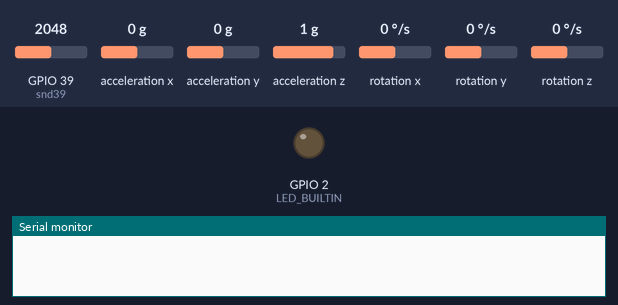
The sketch below on a simulated ESP32. Parts: output pins drawn as LEDs (lit = HIGH), the last lines printed to the serial monitor. Dashed ring = blinking. The test bench sets the inputs (shaded band); at power-on: acceleration x 0 g, GPIO 39 (snd39) = 2048, acceleration y 0 g, acceleration z 1 g, rotation x 0 °/s, rotation y 0 °/s, rotation z 0 °/s. WiFi joins after 1.5 s; servers stay silent unless stated.

Above: at 0.1 s.
At 4.2 s:
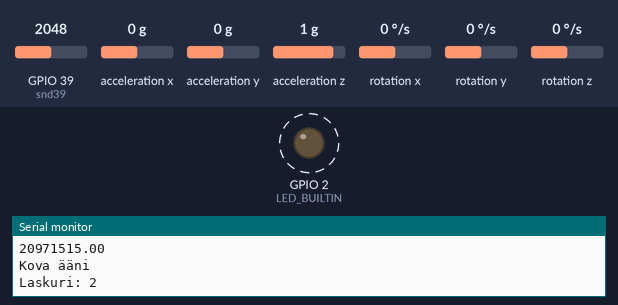
4.3 s: acceleration x set to -1.4 g
At 5.2 s:
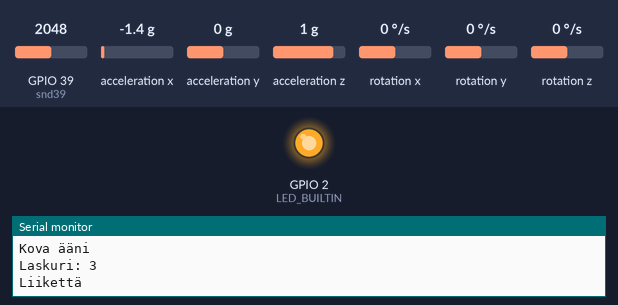
Timing chart, 0 to 9.7 s (numbered marks = the images above; inputs shaded):
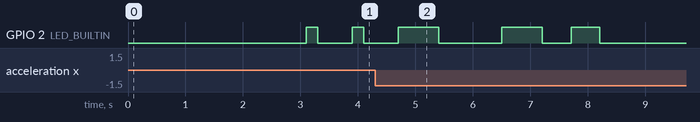

The sketch:

Itkuhalytin.ino
```cpp
#include "ESP32_MailClient.h" //tuodaan sähköpostin lähettämiseen tarvittava kirjasto
#include <MPU6050_tockn.h>
#include <Wire.h>
MPU6050 mpu6050(Wire);
const char* ssid = ""; //asetetaan wifi salasana ja tunnus
const char* password = "";
int LED_BUILTIN = 2;
String msg;
int counter;
int interval = 50000;
unsigned long previousMillis = 0;
unsigned long currentMillis = millis();

#define emailSenderAccount    "lähettävä spostiosoite"
#define emailSenderPassword   "salasana"
#define emailRecipient        "vastaanottaja"
#define smtpServer            "smtp.gmail.com"
#define smtpServerPort        465
#define emailSubject          "Itkuhälytin ilmoitus"
#define I2C_SCL 21//määritellään mitä portteja gyroskooppi käyttää
#define I2C_SDA 22

//sähköpostin lähetysolion data
SMTPData smtpData;

void loop() {
  soundDetection();
  motionSensor();

 delay(500);
}

//callback funktio, jolla haetaan sähköpostin status
void sendCallback(SendStatus info);

void setup(){

  Serial.begin(9600);
  Wire.begin(I2C_SDA, I2C_SCL);
  mpu6050.begin();
  mpu6050.calcGyroOffsets(false);
  pinMode (LED_BUILTIN, OUTPUT);
}

void(* resetFunc) (void) = 0;//uudelleenkäynnistys funktio

void sendMessage(){
  Serial.print("Yhdistetään");

  WiFi.begin(ssid, password);
  while (WiFi.status() != WL_CONNECTED) {
    Serial.print(".");
    digitalWrite(LED_BUILTIN, HIGH);
    delay(500);
    digitalWrite(LED_BUILTIN, LOW);
    delay(500);
  }

  Serial.println();
  Serial.println("Langaton yhteys muodostettu");
  Serial.println();
  Serial.println("Valmistellaan lähetettävää sähköpostia");
  Serial.println();

  //asetetaan SMTP palvelimen host, portti, tili ja salasana
  smtpData.setLogin(smtpServer, smtpServerPort, emailSenderAccount, emailSenderPassword);

  // asetetaan lähettäjän sähköposti osoite ja nimi
  smtpData.setSender("Itkuhälytin ilmoitus", emailSenderAccount);

  //asetetaan sähköposti prioriteetti
  smtpData.setPriority("High");

  // asetetaan aihe
  smtpData.setSubject(emailSubject);

  // asetetaan viesti HTML-muotoon
  //smtpData.setMessage("<div style=\"color:#2f4468;\"><h1>Itkuhälytin ilmoitus</h1><p>Liikettä havaittu</p></div>", true);
  smtpData.setMessage(msg, true);

  // lisätään vastaanottajan tiedot
  smtpData.addRecipient(emailRecipient);

  smtpData.setSendCallback(sendCallback);

  //aloitetaan sähköpostin lähetys
  if (!MailClient.sendMail(smtpData))
    Serial.println("Virhe lähetyksessä, " + MailClient.smtpErrorReason());

  //tyhjennetään email-oliosta tilan vapauttamista varten
  smtpData.empty();
}

//callback funktio, jolla saadaan sähköpostin lähetys status
void sendCallback(SendStatus msg) {
  // Print the current status
  Serial.println(msg.info());

  // lähetyksen onnistumisviesti
  if (msg.success()) {
    Serial.println("Sähköpostin lähetys onnistui! Woop woop");
  }
}
```

motionSensor.ino
```cpp
#include <MPU6050_tockn.h>
#include <Wire.h>
#define I2C_SCL 21//määritellään mitä portteja lämpömittari ja gyroskooppi käyttää
#define I2C_SDA 22

int previousX = -1;//edelliset mittausarvot
int previousY  = -1;
int previousZ  = -1;

int currentX  = -1;//uudet mittausarvot
int currentY  = -1;
int currentZ  = -1;

void motionSensor(){
 previousX = currentX;//päivitetään edelliset mittausarvot uusiin
 previousY = currentY;
 previousZ = currentZ;

 mpu6050.update();//haetaan uudet arvot  mpu6050
 currentX = mpu6050.getAngleX();//asetetaan X, Y ja Z kulmille uudet arvot
 currentY = mpu6050.getAngleY();
 currentZ = mpu6050.getAngleZ();

 if(previousX != -1 || previousY != -1 || previousZ != -1){// tässä verrataan, että aikaisempi X:n arvo ei ole vanha previousX
 // Serial.println("Ei -1");
  int difX = abs(previousX - currentX);
  //Serial.print("X:n erotus "); Serial.println(difX);
  int difY = abs(previousY - currentY);
  //Serial.print("Y:n erotus ");Serial.println(difY);
  int difZ = abs(previousZ - currentZ);
  //Serial.print("Z:n erotus ");Serial.println(difZ);

  int difTotal = difX + difY + difZ;//lasketaan yhteen X, Y ja Z kulmien summa
  //Serial.println(difTotal);

  if(difTotal > 10){
    Serial.println("Liikettä");
    counter++;
    digitalWrite(LED_BUILTIN, HIGH);
    delay(500);
    digitalWrite(LED_BUILTIN, LOW);
    Serial.print("Laskuri: "); Serial.println(counter);
    delay(500);
    if(counter >= 5){
      msg="Itkuhälytin ilmoitus! Havaittu jatkuvaa liikettä";
      sendMessage();
      delay(100000);
    }
 }
 if((unsigned long)(millis() - previousMillis) >= interval && counter < 5){
      counter = 0;
      Serial.println("Laskuri on nollattu");
      previousMillis = currentMillis;
      delay(500);
      resetFunc();//kutsutaan uudelleenkäynnistysfunktiota
    }
}
}
```

soundSensor.ino
```cpp
#define snd39 39 //mikrofonin portti
int dB;

int soundDetection() {
  double volts;
  const int sampleWindow = 100;
  unsigned int sample;

   unsigned long startMillis= millis();  // aikaa lasketaan millisekunteina
   unsigned int peakToPeak = 0;   // peak-to-peak level

   unsigned int signalMax = 0;
   unsigned int signalMin = 1024;

   // collect data for 50 mS
   while(millis() - startMillis < sampleWindow)
   {

      sample = analogRead(snd39);
      sample = sample - 2900;
      //Serial.println(sample);
      if (sample < 1024)  // toss out spurious readings
      {
         if (sample > signalMax)
         {
            signalMax = sample;  // save just the max levels
         }
         else if (sample < signalMin)
         {
            signalMin = sample;  // save just the min levels
         }
      }
   }
   //Serial.println(signalMin);
   //Serial.println(signalMax);
   peakToPeak = signalMax - signalMin;  // max - min = peak-peak amplitude
   volts = (peakToPeak * 5.0) / 1024;  //luvut muutetaan volteiksi
   Serial.println(volts); //tulostetaan volttien määrä Vr = V2/V1

   if(volts > 0.8){
    Serial.println("Kova ääni");
    counter++;
    digitalWrite(LED_BUILTIN, HIGH);
    delay(200);
    digitalWrite(LED_BUILTIN, LOW);
    Serial.print("Laskuri: "); Serial.println(counter);
    if(counter >= 5){
      msg="Itkuhälytin ilmoitus! Havaittu ääntä!";
      sendMessage();
      delay(1000000);
    }
   }
}
```
